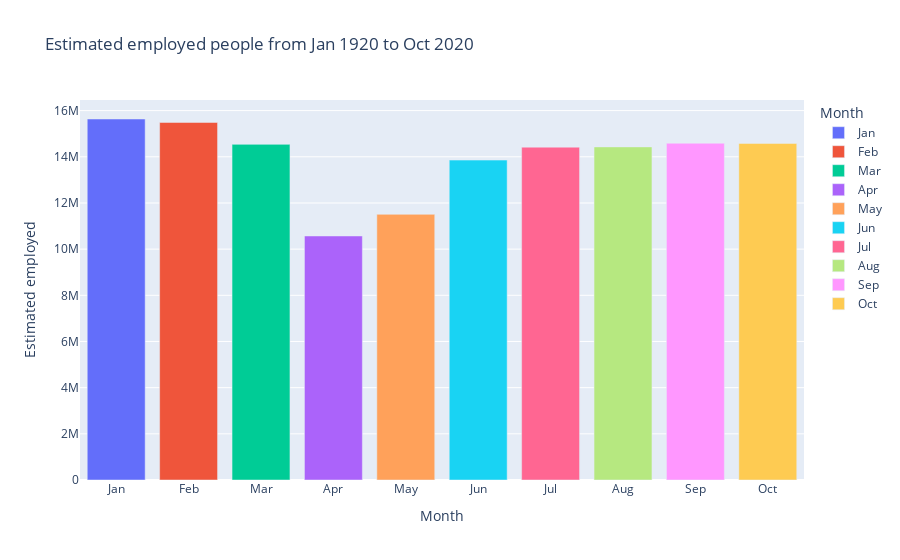

Notebook cell for this chart:
### Code cell
fig = px.bar(data,x='Month',y='Estimated employed',color='Month',
            category_orders ={'Month':['Jan','Feb','Mar','Apr','May','Jun','Jul','Aug','Sep','Oct']},
            title='Estimated employed people from Jan 1920 to Oct 2020')
fig.show()

### Figure 1 — Plotly figure (JSON) as saved in the notebook; plotly's stock layout.template omitted (floating-point values rounded to 4 significant figures)
{"data": [{"alignmentgroup": "True", "hovertemplate": "Month=%{x}<br>Estimated employed=%{y}<extra></extra>", "legendgroup": "Jan", "marker": {"color": "#636efa", "pattern": {"shape": ""}}, "name": "Jan", "offsetgroup": "Jan", "orientation": "v", "showlegend": true, "textposition": "auto", "type": "bar", "x": ["Jan"], "xaxis": "x", "y": [15640000.0], "yaxis": "y"}, {"alignmentgroup": "True", "hovertemplate": "Month=%{x}<br>Estimated employed=%{y}<extra></extra>", "legendgroup": "Feb", "marker": {"color": "#EF553B", "pattern": {"shape": ""}}, "name": "Feb", "offsetgroup": "Feb", "orientation": "v", "showlegend": true, "textposition": "auto", "type": "bar", "x": ["Feb"], "xaxis": "x", "y": [15490000.0], "yaxis": "y"}, {"alignmentgroup": "True", "hovertemplate": "Month=%{x}<br>Estimated employed=%{y}<extra></extra>", "legendgroup": "Mar", "marker": {"color": "#00cc96", "pattern": {"shape": ""}}, "name": "Mar", "offsetgroup": "Mar", "orientation": "v", "showlegend": true, "textposition": "auto", "type": "bar", "x": ["Mar"], "xaxis": "x", "y": [14540000.0], "yaxis": "y"}, {"alignmentgroup": "True", "hovertemplate": "Month=%{x}<br>Estimated employed=%{y}<extra></extra>", "legendgroup": "Apr", "marker": {"color": "#ab63fa", "pattern": {"shape": ""}}, "name": "Apr", "offsetgroup": "Apr", "orientation": "v", "showlegend": true, "textposition": "auto", "type": "bar", "x": ["Apr"], "xaxis": "x", "y": [10570199], "yaxis": "y"}, {"alignmentgroup": "True", "hovertemplate": "Month=%{x}<br>Estimated employed=%{y}<extra></extra>", "legendgroup": "May", "marker": {"color": "#FFA15A", "pattern": {"shape": ""}}, "name": "May", "offsetgroup": "May", "orientation": "v", "showlegend": true, "textposition": "auto", "type": "bar", "x": ["May"], "xaxis": "x", "y": [11510000.0], "yaxis": "y"}, {"alignmentgroup": "True", "hovertemplate": "Month=%{x}<br>Estimated employed=%{y}<extra></extra>", "legendgroup": "Jun", "marker": {"color": "#19d3f3", "pattern": {"shape": ""}}, "name": "Jun", "offsetgroup": "Jun", "orientation": "v", "showlegend": true, "textposition": "auto", "type": "bar", "x": ["Jun"], "xaxis": "x", "y": [13860000.0], "yaxis": "y"}, {"alignmentgroup": "True", "hovertemplate": "Month=%{x}<br>Estimated employed=%{y}<extra></extra>", "legendgroup": "Jul", "marker": {"color": "#FF6692", "pattern": {"shape": ""}}, "name": "Jul", "offsetgroup": "Jul", "orientation": "v", "showlegend": true, "textposition": "auto", "type": "bar", "x": ["Jul"], "xaxis": "x", "y": [14420000.0], "yaxis": "y"}, {"alignmentgroup": "True", "hovertemplate": "Month=%{x}<br>Estimated employed=%{y}<extra></extra>", "legendgroup": "Aug", "marker": {"color": "#B6E880", "pattern": {"shape": ""}}, "name": "Aug", "offsetgroup": "Aug", "orientation": "v", "showlegend": true, "textposition": "auto", "type": "bar", "x": ["Aug"], "xaxis": "x", "y": [14430000.0], "yaxis": "y"}, {"alignmentgroup": "True", "hovertemplate": "Month=%{x}<br>Estimated employed=%{y}<extra></extra>", "legendgroup": "Sep", "marker": {"color": "#FF97FF", "pattern": {"shape": ""}}, "name": "Sep", "offsetgroup": "Sep", "orientation": "v", "showlegend": true, "textposition": "auto", "type": "bar", "x": ["Sep"], "xaxis": "x", "y": [14590000.0], "yaxis": "y"}, {"alignmentgroup": "True", "hovertemplate": "Month=%{x}<br>Estimated employed=%{y}<extra></extra>", "legendgroup": "Oct", "marker": {"color": "#FECB52", "pattern": {"shape": ""}}, "name": "Oct", "offsetgroup": "Oct", "orientation": "v", "showlegend": true, "textposition": "auto", "type": "bar", "x": ["Oct"], "xaxis": "x", "y": [14580000.0], "yaxis": "y"}], "layout": {"autosize": true, "barmode": "relative", "legend": {"title": {"text": "Month"}, "tracegroupgap": 0}, "title": {"text": "Estimated employed people from Jan 1920 to Oct 2020"}, "xaxis": {"anchor": "y", "autorange": true, "categoryarray": ["Jan", "Feb", "Mar", "Apr", "May", "Jun", "Jul", "Aug", "Sep", "Oct"], "categoryorder": "array", "domain": [0, 1], "range": [-0.5, 9.5], "title": {"text": "Month"}, "type": "category"}, "yaxis": {"anchor": "x", "autorange": true, "domain": [0, 1], "range": [0, 16460000.0], "title": {"text": "Estimated employed"}, "type": "linear"}}}
